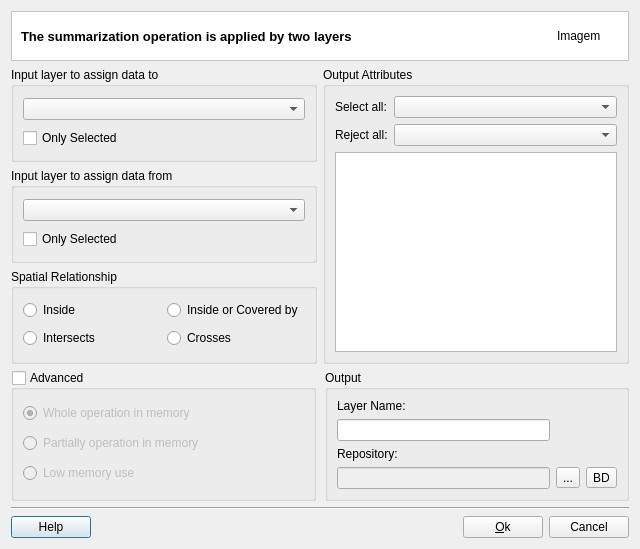
<?xml version="1.0" encoding="UTF-8"?>
<ui version="4.0">
 <class>SummarizationDialogForm</class>
 <widget class="QDialog" name="SummarizationDialogForm">
  <property name="geometry">
   <rect>
    <x>0</x>
    <y>0</y>
    <width>640</width>
    <height>540</height>
   </rect>
  </property>
  <property name="windowTitle">
   <string>Summarization Operation</string>
  </property>
  <layout class="QGridLayout" name="gridLayout_8">
   <item row="0" column="0">
    <layout class="QGridLayout" name="gridLayout_5">
     <item row="0" column="0" colspan="2">
      <widget class="QFrame" name="frame_2">
       <property name="styleSheet">
        <string notr="true">QWidget { background: white }</string>
       </property>
       <property name="frameShape">
        <enum>QFrame::StyledPanel</enum>
       </property>
       <property name="frameShadow">
        <enum>QFrame::Sunken</enum>
       </property>
       <layout class="QGridLayout" name="gridLayout" columnstretch="1,0">
        <property name="topMargin">
         <number>0</number>
        </property>
        <property name="bottomMargin">
         <number>0</number>
        </property>
        <property name="horizontalSpacing">
         <number>9</number>
        </property>
        <item row="0" column="1">
         <widget class="QLabel" name="m_imgLabel">
          <property name="minimumSize">
           <size>
            <width>62</width>
            <height>48</height>
           </size>
          </property>
          <property name="maximumSize">
           <size>
            <width>48</width>
            <height>48</height>
           </size>
          </property>
          <property name="text">
           <string>Imagem</string>
          </property>
         </widget>
        </item>
        <item row="0" column="0">
         <widget class="QLabel" name="m_datasourceTypeTitleLabel">
          <property name="font">
           <font>
            <pointsize>10</pointsize>
            <weight>75</weight>
            <bold>true</bold>
           </font>
          </property>
          <property name="text">
           <string>The summarization operation is applied by two layers</string>
          </property>
         </widget>
        </item>
       </layout>
      </widget>
     </item>
     <item row="1" column="0">
      <widget class="QGroupBox" name="m_inputLayerForGroupBox">
       <property name="minimumSize">
        <size>
         <width>306</width>
         <height>70</height>
        </size>
       </property>
       <property name="title">
        <string>Input layer to assign data to</string>
       </property>
       <layout class="QGridLayout" name="gridLayout_6">
        <item row="0" column="0">
         <widget class="QComboBox" name="m_inputLayerForComboBox"/>
        </item>
        <item row="1" column="0">
         <widget class="QCheckBox" name="m_onlySelectedForCheckBox">
          <property name="text">
           <string>Only Selected</string>
          </property>
         </widget>
        </item>
       </layout>
      </widget>
     </item>
     <item row="1" column="1" rowspan="3">
      <widget class="QGroupBox" name="m_outputAttribGroupBox">
       <property name="minimumSize">
        <size>
         <width>306</width>
         <height>297</height>
        </size>
       </property>
       <property name="title">
        <string>Output Attributes</string>
       </property>
       <layout class="QVBoxLayout" name="verticalLayout_5">
        <item>
         <layout class="QHBoxLayout" name="horizontalLayout_2">
          <item>
           <layout class="QVBoxLayout" name="verticalLayout_4">
            <item>
             <widget class="QLabel" name="m_selectAllLabel">
              <property name="text">
               <string>Select all:</string>
              </property>
             </widget>
            </item>
            <item>
             <widget class="QLabel" name="m_rejectAllLabel">
              <property name="text">
               <string>Reject all:</string>
              </property>
             </widget>
            </item>
           </layout>
          </item>
          <item>
           <layout class="QVBoxLayout" name="verticalLayout_2">
            <item>
             <widget class="QComboBox" name="m_selectAllComboBox">
              <property name="sizePolicy">
               <sizepolicy hsizetype="MinimumExpanding" vsizetype="Fixed">
                <horstretch>0</horstretch>
                <verstretch>0</verstretch>
               </sizepolicy>
              </property>
             </widget>
            </item>
            <item>
             <widget class="QComboBox" name="m_rejectAllComboBox">
              <property name="sizePolicy">
               <sizepolicy hsizetype="MinimumExpanding" vsizetype="Fixed">
                <horstretch>0</horstretch>
                <verstretch>0</verstretch>
               </sizepolicy>
              </property>
             </widget>
            </item>
           </layout>
          </item>
         </layout>
        </item>
        <item>
         <widget class="QListWidget" name="m_outputListWidget">
          <property name="selectionMode">
           <enum>QAbstractItemView::MultiSelection</enum>
          </property>
         </widget>
        </item>
       </layout>
      </widget>
     </item>
     <item row="2" column="0">
      <widget class="QGroupBox" name="m_inputLayerFromGroupBox">
       <property name="minimumSize">
        <size>
         <width>306</width>
         <height>70</height>
        </size>
       </property>
       <property name="title">
        <string>Input layer to assign data from</string>
       </property>
       <layout class="QGridLayout" name="gridLayout_7">
        <item row="0" column="0">
         <widget class="QComboBox" name="m_inputLayerFromComboBox"/>
        </item>
        <item row="1" column="0">
         <widget class="QCheckBox" name="m_onlySelectedFromCheckBox">
          <property name="text">
           <string>Only Selected</string>
          </property>
         </widget>
        </item>
       </layout>
      </widget>
     </item>
     <item row="3" column="0">
      <widget class="QGroupBox" name="m_spatialRelationshipGroupBox">
       <property name="minimumSize">
        <size>
         <width>306</width>
         <height>0</height>
        </size>
       </property>
       <property name="title">
        <string>Spatial Relationship</string>
       </property>
       <layout class="QGridLayout" name="gridLayout_2">
        <item row="0" column="0">
         <widget class="QRadioButton" name="m_insideRadioButton">
          <property name="text">
           <string>Inside</string>
          </property>
         </widget>
        </item>
        <item row="0" column="1">
         <widget class="QRadioButton" name="m_inCoveredRadioButton">
          <property name="text">
           <string>Inside or Covered by</string>
          </property>
         </widget>
        </item>
        <item row="1" column="0">
         <widget class="QRadioButton" name="m_intersectsRadioButton">
          <property name="text">
           <string>Intersects</string>
          </property>
         </widget>
        </item>
        <item row="1" column="1">
         <widget class="QRadioButton" name="m_crossesRadioButton">
          <property name="text">
           <string>Crosses</string>
          </property>
         </widget>
        </item>
       </layout>
      </widget>
     </item>
     <item row="4" column="0" colspan="2">
      <layout class="QHBoxLayout" name="horizontalLayout_4" stretch="1,1">
       <property name="spacing">
        <number>9</number>
       </property>
       <item>
        <widget class="QGroupBox" name="m_advancedOptionsGroupBox">
         <property name="sizePolicy">
          <sizepolicy hsizetype="MinimumExpanding" vsizetype="Preferred">
           <horstretch>0</horstretch>
           <verstretch>0</verstretch>
          </sizepolicy>
         </property>
         <property name="title">
          <string>Advanced</string>
         </property>
         <property name="flat">
          <bool>false</bool>
         </property>
         <property name="checkable">
          <bool>true</bool>
         </property>
         <property name="checked">
          <bool>false</bool>
         </property>
         <layout class="QVBoxLayout" name="verticalLayout">
          <item>
           <widget class="QRadioButton" name="m_wholeMemRadioButton">
            <property name="toolTip">
             <string>operation with all layers in memory</string>
            </property>
            <property name="text">
             <string>Whole operation in memory</string>
            </property>
            <property name="checked">
             <bool>true</bool>
            </property>
           </widget>
          </item>
          <item>
           <widget class="QRadioButton" name="m_partiallyMemRadioButton">
            <property name="toolTip">
             <string>operation with only one layer in memory</string>
            </property>
            <property name="text">
             <string>Partially operation in memory</string>
            </property>
           </widget>
          </item>
          <item>
           <widget class="QRadioButton" name="m_lowMemRadioButton">
            <property name="toolTip">
             <string>operation without memory use</string>
            </property>
            <property name="text">
             <string>Low memory use</string>
            </property>
           </widget>
          </item>
         </layout>
        </widget>
       </item>
       <item>
        <widget class="QGroupBox" name="groupBox_2">
         <property name="sizePolicy">
          <sizepolicy hsizetype="Preferred" vsizetype="Preferred">
           <horstretch>0</horstretch>
           <verstretch>0</verstretch>
          </sizepolicy>
         </property>
         <property name="title">
          <string>Output</string>
         </property>
         <layout class="QGridLayout" name="gridLayout_3">
          <item row="1" column="0">
           <widget class="QLineEdit" name="m_newLayerNameLineEdit"/>
          </item>
          <item row="3" column="2">
           <widget class="QToolButton" name="m_targetDatasourceToolButton">
            <property name="minimumSize">
             <size>
              <width>0</width>
              <height>0</height>
             </size>
            </property>
            <property name="text">
             <string>BD</string>
            </property>
           </widget>
          </item>
          <item row="2" column="0">
           <widget class="QLabel" name="label_4">
            <property name="text">
             <string>Repository:</string>
            </property>
           </widget>
          </item>
          <item row="3" column="1">
           <widget class="QToolButton" name="m_targetFileToolButton">
            <property name="minimumSize">
             <size>
              <width>0</width>
              <height>0</height>
             </size>
            </property>
            <property name="text">
             <string>...</string>
            </property>
           </widget>
          </item>
          <item row="3" column="0">
           <widget class="QLineEdit" name="m_repositoryLineEdit">
            <property name="enabled">
             <bool>false</bool>
            </property>
           </widget>
          </item>
          <item row="0" column="0">
           <widget class="QLabel" name="label_3">
            <property name="text">
             <string>Layer Name:</string>
            </property>
           </widget>
          </item>
         </layout>
        </widget>
       </item>
      </layout>
     </item>
     <item row="5" column="0" colspan="2">
      <widget class="Line" name="line_2">
       <property name="orientation">
        <enum>Qt::Horizontal</enum>
       </property>
      </widget>
     </item>
     <item row="6" column="0" colspan="2">
      <layout class="QGridLayout" name="gridLayout_4">
       <item row="0" column="0">
        <widget class="QPushButton" name="m_helpPushButton">
         <property name="text">
          <string>Help</string>
         </property>
        </widget>
       </item>
       <item row="0" column="1">
        <spacer name="horizontalSpacer">
         <property name="orientation">
          <enum>Qt::Horizontal</enum>
         </property>
         <property name="sizeHint" stdset="0">
          <size>
           <width>40</width>
           <height>20</height>
          </size>
         </property>
        </spacer>
       </item>
       <item row="0" column="2">
        <widget class="QPushButton" name="m_okPushButton">
         <property name="text">
          <string>&amp;Ok</string>
         </property>
        </widget>
       </item>
       <item row="0" column="3">
        <widget class="QPushButton" name="m_cancelPushButton">
         <property name="text">
          <string>Cancel</string>
         </property>
        </widget>
       </item>
      </layout>
     </item>
    </layout>
   </item>
  </layout>
 </widget>
 <resources/>
 <connections/>
</ui>
